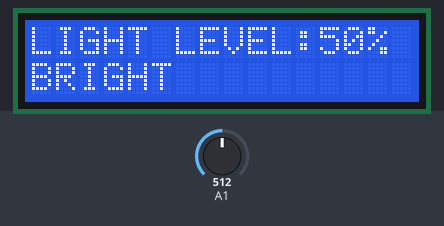
A sketch run on a simulated Arduino Uno, built with avr-gcc and run on an emulated ATmega328P. Parts: 16×2 character LCD. The inputs (shaded band) are chosen by the test bench; at power-on: A1 = 512.

Above: at 3.7 s.
3.8 s: A1 set to 532
At 5.3 s:
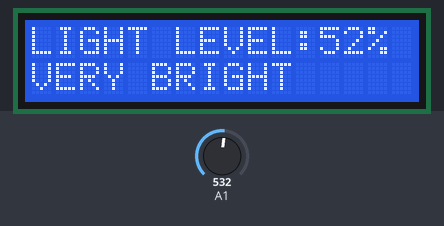
5.6 s: A1 set to 40
At 6.9 s:
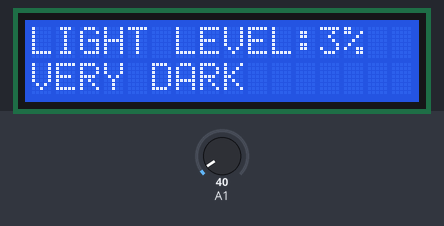
7.2 s: A1 set to 60
At 8.7 s:
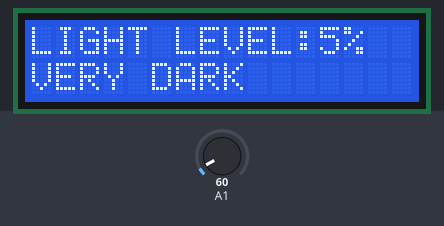
Timing chart, 0 to 10.2 s (numbered marks = the images above; inputs shaded):
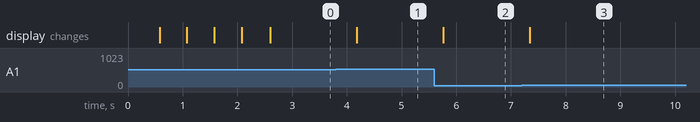

Measured:
- the behaviour switches between 521 and 522 on A1 (found by bisection; images 0 and 1)
- after the input at 3.8 s, the display: changes after 0.38 s (image 1)
- after the input at 5.6 s, the display: changes after 0.16 s (image 2)
- after the input at 7.2 s, the display: changes after 0.14 s (image 3)

The sketch:

16x2_lcd_Display_LDR_Sensor.ino
```cpp
#include <LiquidCrystal_I2C.h>
LiquidCrystal_I2C lcd(0x27, 16, 2);

void setup() {
  lcd.init();
  lcd.backlight();
  lcd.print("INITIALISING");
  delay(500);
  lcd.print(".");
  delay(500);
  lcd.print(".");
  delay(500);
  lcd.print(".");
  delay(500);
  lcd.print(".");
  delay(500);
}
void loop() {
  int sensorValue = analogRead(A1);
  double dV = sensorValue;
  double le = (dV / 1023) * 100;
  int level = le;
  lcd.clear();
  lcd.setCursor(0, 0);
  lcd.print("LIGHT LEVEL:");
  lcd.print(level);
  lcd.print("%");
  lcd.setCursor(0, 1);

  if ((level >= 0) && (level <= 5)) {
    lcd.print("VERY DARK");
  } else if ((level > 5) && (level <= 10)) {
    lcd.print("DARK");
  } else if ((level > 10) && (level <= 50)) {
    lcd.print("BRIGHT");
  } else {
    lcd.print("VERY BRIGHT");
  }

  delay(500);
}
```
